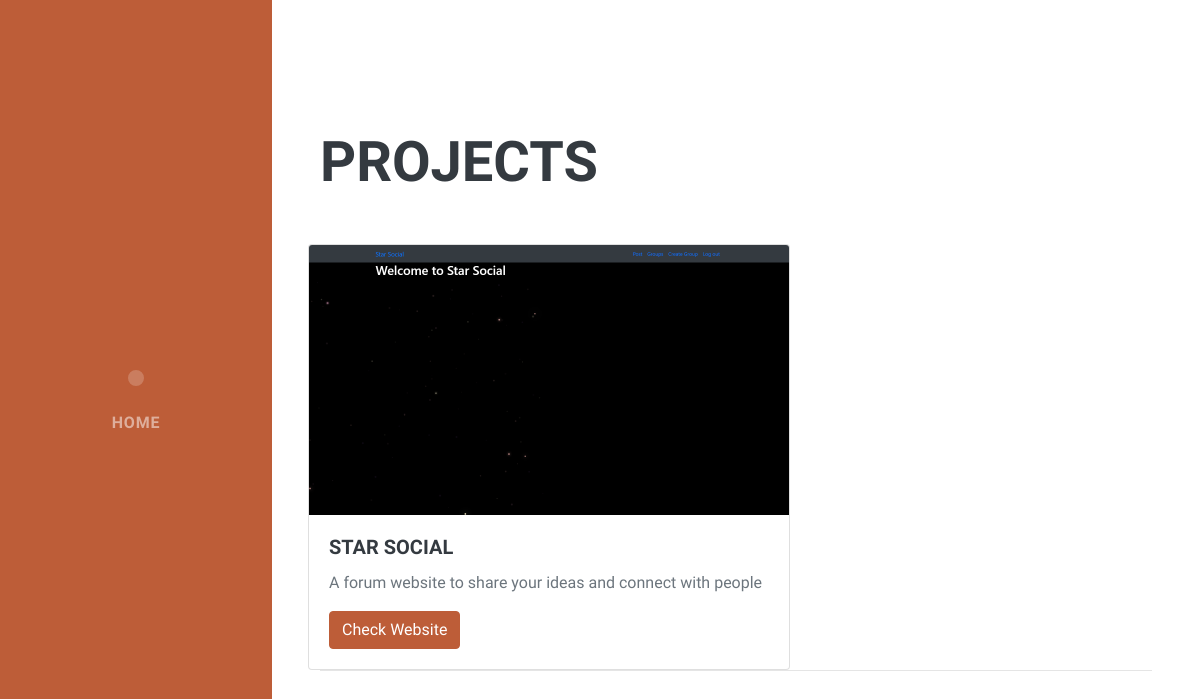
The app's page /project/1 with its own data.
### project/models.py (models this page shows, shortened)
class Project(models.Model):
    title = models.CharField(max_length=50)
    description = models.CharField(max_length=250)
    image = models.ImageField(upload_to='resume/images/')
    url = models.URLField(blank=True)

### project/views.py (the view)
# urls.py: path('project/<int:project_id>',views.detail,name='detail'),
def detail(request,project_id):
    project = get_object_or_404(Project, id=project_id)
    context = {
        'project':project
    }
    return render(request,'project/detail.html',context)

### project/templates/project/detail.html (shortened to what this page needs)
<!DOCTYPE html>
{% load static %}
<html lang="en">
    <head>
        <link href="{% static 'css/styles.css' %}" rel="stylesheet" />
    </head>
    <body id="page-top">
        <nav class="navbar navbar-expand-lg navbar-dark bg-primary fixed-top" id="sideNav">
            <a class="navbar-brand js-scroll-trigger" href="#page-top">
                <span class="d-none d-lg-block"><img class="img-fluid img-profile rounded-circle mx-auto mb-2" src="{% static 'assets/img/sumit_profile.jpeg' %}" alt="" /></span>
            </a>
            <div class="collapse navbar-collapse" id="navbarSupportedContent">
                <ul class="navbar-nav">
                  <li class="nav-item"><a class="nav-link js-scroll-trigger" href="{% url 'index' %}">Home</a></li>
                </ul>
            </div>
        </nav>
            <section class="resume-section" id="projects">
                <div class="resume-section-content">
                    <h2 class="mb-5">Projects</h2>
                    <div class="row">
                    <div class="card">
      <img class="card-img-top" style="width: 30rem;" src="{{ project.image.url }}" alt="Card image cap">
      <div class="card-body">
        <h5 class="card-title">{{ project.title }}</h5>
        <p class="card-text">{{project.description}}</p>
        {% if project.url %}
        <a href="{{ item.url }}" class="btn btn-primary">Check Website</a>
        {% endif %}
      </div>
    </div>
</div>
            <hr class="m-0" />
        </div>
        </section>
    </body>
</html>

### records on screen
Project: image (picture), title "STAR SOCIAL", description "A forum website to share your ideas and connect with people"
